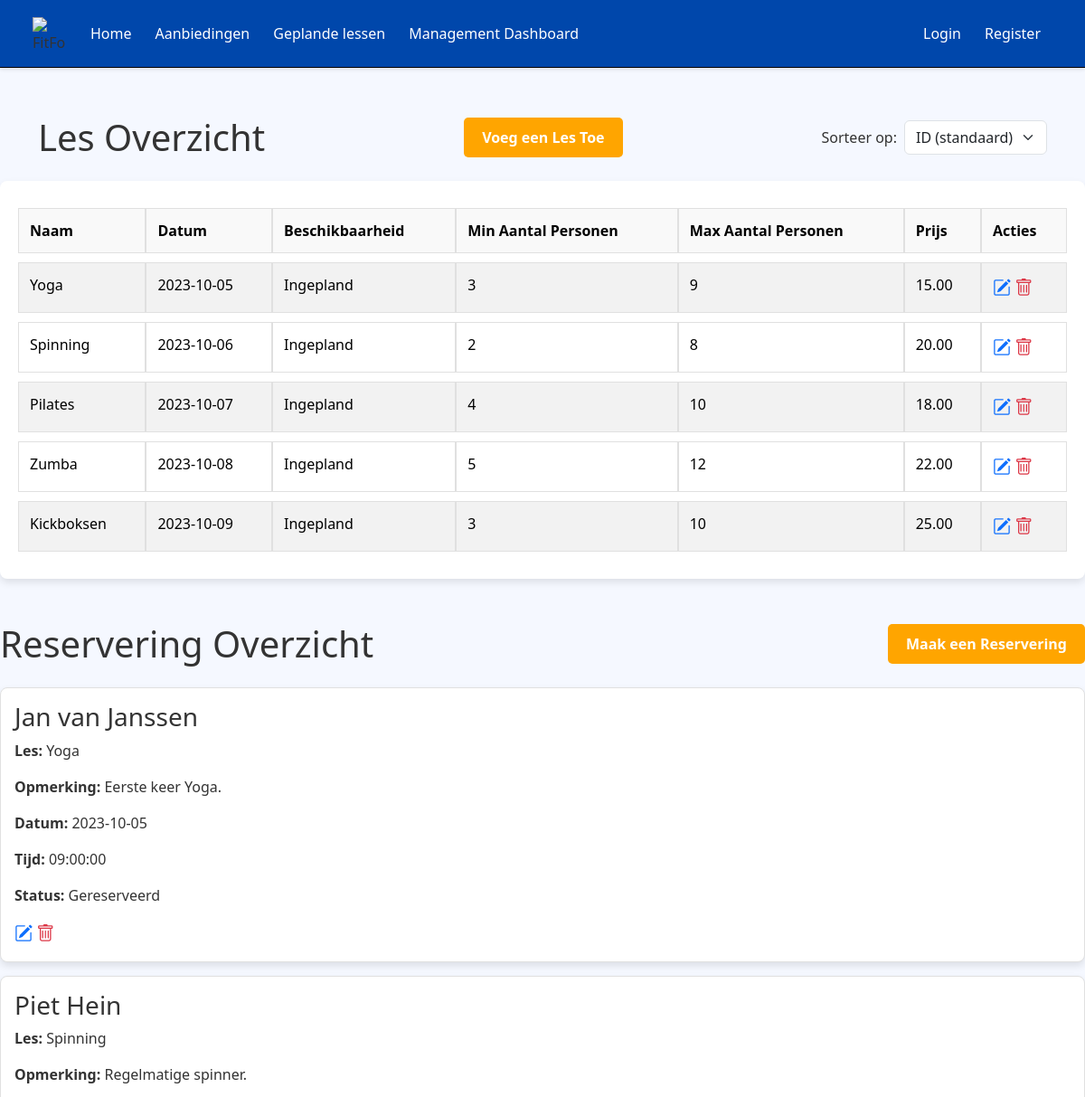
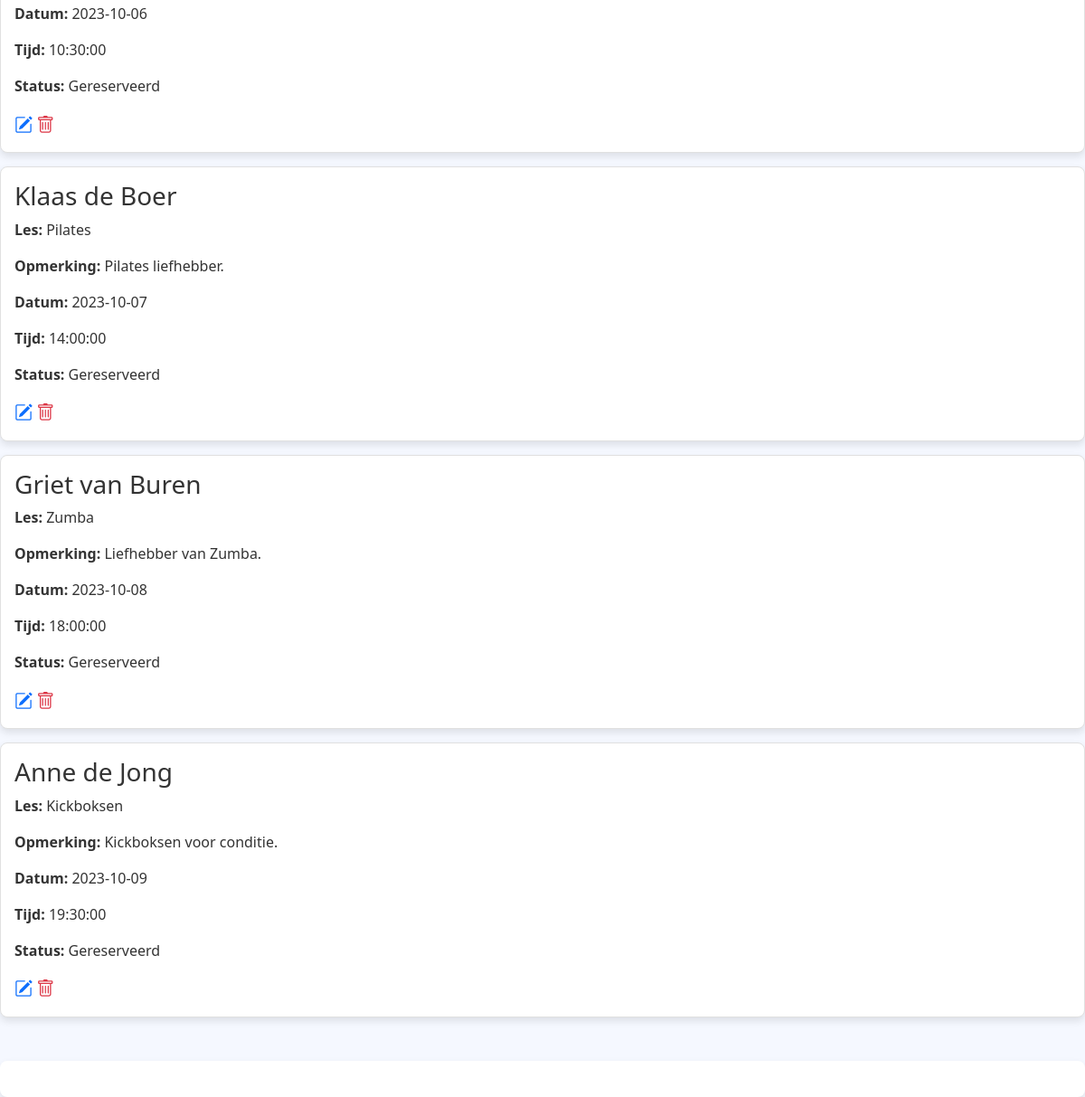
The app's page /LesOverzicht/public/lessen.php with its own data (2 pictures, top to bottom).
### tables this page shows
CREATE TABLE Les (
    Id INT NOT NULL AUTO_INCREMENT,
    Naam VARCHAR(50) NOT NULL,
    Datum DATE NOT NULL,
    Tijd TIME NOT NULL,
    MinAantalPersonen TINYINT NOT NULL,
    MaxAantalPersonen TINYINT NOT NULL,
    Beschikbaarheid VARCHAR(50) NOT NULL,
    Prijs DECIMAL(10, 2) NOT NULL,  
    Isactief BIT NOT NULL,
    Opmerking VARCHAR(250),
    Datumaangemaakt DATETIME(6) NOT NULL,
    Datumgewijzigd DATETIME(6) NOT NULL,
    PRIMARY KEY (Id)
);

CREATE TABLE Reservering (
    Id INT NOT NULL AUTO_INCREMENT,
    Voornaam VARCHAR(50) NOT NULL,
    Tussenvoegsel VARCHAR(10),
    Achternaam VARCHAR(50) NOT NULL,
    Nummer MEDIUMINT NOT NULL,
    LesId INT NOT NULL,  
    Datum DATE NOT NULL,
    Tijd TIME NOT NULL,
    Reserveringstatus VARCHAR(20) NOT NULL,
    Isactief BIT NOT NULL,
    Opmerking VARCHAR(250),
    Datumaangemaakt DATETIME(6) NOT NULL,
    Datumgewijzigd DATETIME(6) NOT NULL,
    PRIMARY KEY (Id),
    FOREIGN KEY (LesId) REFERENCES Les(Id)  
);

### LesOverzicht/public/lessen.php (the view, shortened to what this page needs)
<?php
$servername = "localhost";
$username = "root";
$password = "";
$dbname = "FitForFun";
$conn = new mysqli($servername, $username, $password, $dbname);
$sqlReservering = "SELECT r.Id, r.Voornaam, r.Tussenvoegsel, r.Achternaam, r.Opmerking, r.Datum, r.Tijd, r.Reserveringstatus, l.Naam as LesNaam FROM Reservering r JOIN Les l ON r.LesId = l.Id WHERE r.Isactief = 1";
$resultReservering = $conn->query($sqlReservering);
?>
<!DOCTYPE html>
<html lang="en">
<head>
    <link href="https://cdn.jsdelivr.net/npm/bootstrap@5.3.3/dist/css/bootstrap.min.css" rel="stylesheet">
    <link href="https://cdnjs.cloudflare.com/ajax/libs/bootstrap-icons/1.10.3/font/bootstrap-icons.min.css" rel="stylesheet">
    <link href="https://cdn.jsdelivr.net/npm/bootstrap@5.3.3/dist/css/bootstrap.min.css" rel="stylesheet">
    <link href="https://cdnjs.cloudflare.com/ajax/libs/bootstrap-icons/1.10.3/font/bootstrap-icons.min.css" rel="stylesheet">
    <link rel="stylesheet" href="style.css">
</head>
<body>
<nav class="navbar navbar-expand-lg fixed-top">
    <div class="container-fluid">
      <img class="logo"
           src="https://www.burda-forward.de/files/images/03_Media/Brands/FitForFun/BF_Media_Brands_FitForFun_logo.png"
           alt="FitForFun Logo">
      <div class="collapse navbar-collapse" id="navbarNav">
        <ul class="navbar-nav me-auto">
          <li class="nav-item">
            <a class="nav-link" href="../../Homepagina/index.php">Home</a>
          </li>
          <li class="nav-item">
            <a class="nav-link" href="../../AanbiedingenPagina/aanbiedingen.php">Aanbiedingen</a>
          </li>
          <li class="nav-item">
            <a class="nav-link" href="../../LesOverzicht/public/lessen.php">Geplande lessen</a>
          </li>
          <li class="nav-item">
            <a class="nav-link" href="../../AccountsOverzicht/login.php">Management Dashboard</a>
          </li>
        </ul>
        <?php
        if (isset($_SESSION['loggedin']) && $_SESSION['loggedin'] === true) {
          echo '<ul class="navbar-nav">
              <li class="nav-item">
                <a class="nav-link" href="../../Accountgegevens/index.php">Accountinstellingen</a>
              </li>
              <li class="nav-item">
                <a class="nav-link" href="../../AccountsOverzicht/logout.php">Uitloggen</a>
              </li>
              </ul>';
        } else {
          echo '<ul class="navbar-nav">
              <li class="nav-item">
                <a class="nav-link" href="../../AccountsOverzicht/login.php">Login</a>
              </li>
              <li class="nav-item">
                <a class="nav-link" href="../../PerPeriode/create.php">Register</a>
              </li>
              </ul>';
        }
        ?>
      </div>
    </div>
</nav>
<div class="container mt-5">
    <div class="d-flex justify-content-between align-items-center mb-4 flex-wrap">
        <h1 class="mb-0">Les Overzicht</h1>
        <a href="add_lesson.php" class="btn btn-warning ms-2 me-2">Voeg een Les Toe</a>
        <form method="GET" class="d-flex align-items-center">
            <label for="sort" class="me-2 mb-0">Sorteer op:</label>
            <select name="sort" id="sort" class="form-select w-auto" onchange="this.form.submit()">
                <option value="id_asc" <?= ($_GET['sort'] ?? '') == 'id_asc' ? 'selected' : '' ?>>ID (standaard)</option>
            </select>
        </form>
    </div>
</div>
        <table class="table table-bordered table-striped">
            <thead>
                <tr>
                    <th>Naam</th>
                    <th>Datum</th>
                    <th>Beschikbaarheid</th>
                    <th>Min Aantal Personen</th>
                    <th>Max Aantal Personen</th>
                    <th>Prijs</th>
                    <th>Acties</th>
                </tr>
            </thead>
            <tbody>
                <?php
                $sort = $_GET['sort'] ?? 'id_asc';
                switch ($sort) {
                    default:
                        $orderBy = 'Id ASC';
                        break;
                }
                $sql = "SELECT * FROM Les ORDER BY $orderBy";
                $resultLes = $conn->query($sql);
                if ($resultLes && $resultLes->num_rows > 0) {
                    while($row = $resultLes->fetch_assoc()) {
                        $opmerking = $row["Opmerking"] ?? 'Geen opmerking';
                        echo "<tr data-toggle='tooltip' title='" . htmlspecialchars($opmerking, ENT_QUOTES, 'UTF-8') . "'>";
                        echo "<td>" . $row["Naam"] . "</td>";
                        echo "<td>" . $row["Datum"] . "</td>";
                        echo "<td>" . $row["Beschikbaarheid"] . "</td>";
                        echo "<td>" . $row["MinAantalPersonen"] . "</td>";
                        echo "<td>" . $row["MaxAantalPersonen"] . "</td>";
                        echo "<td>" . $row["Prijs"] . "</td>";
                        echo "<td>";
                        echo '<a href="wijzigen_lesson.php?id=' . $row["Id"] . '" class="text-primary" title="Wijzig les"><i class="bi bi-pencil-square fs-5"></i></a>';
                        echo ' <a href="verwijder_lesson.php?id=' . $row["Id"] . '" class="text-danger" title="Verwijder les" onclick="return confirm(\'Weet je zeker dat je deze les wilt verwijderen?\')"><i class="bi bi-trash fs-5"></i></a>';
                        echo "</td>";
                        echo "</tr>";
                    }
                } else {
                    echo "<tr><td colspan='7'>Geen lessen gevonden</td></tr>";
                }
                ?>
            </tbody>
        </table>
        <div class="d-flex justify-content-between align-items-center mb-4 mt-5">
            <h1 class="mb-0">Reservering Overzicht</h1>
            <a href="add_reserveringen.php" class="btn btn-warning">Maak een Reservering</a>
        </div>
        <div class="reservations">
            <?php
            if ($resultReservering && $resultReservering->num_rows > 0) {
                while($row = $resultReservering->fetch_assoc()) {
                    echo '<div class="reservation">';
                    echo '<h3>' . $row["Voornaam"] . ' ' . $row["Tussenvoegsel"] . ' ' . $row["Achternaam"] . '</h3>';
                    echo '<p><strong>Les:</strong> ' . $row["LesNaam"] . '</p>';
                    echo '<p><strong>Opmerking:</strong> ' . $row["Opmerking"] . '</p>';
                    echo '<p><strong>Datum:</strong> ' . $row["Datum"] . '</p>';
                    echo '<p><strong>Tijd:</strong> ' . $row["Tijd"] . '</p>';
                    echo '<p><strong>Status:</strong> ' . $row["Reserveringstatus"] . '</p>';
                    echo '<a href="wijzigen_reservering.php?id=' . $row["Id"] . '" class="text-primary" title="Wijzig reservering"><i class="bi bi-pencil-square fs-5"></i></a>';
                    echo ' <a href="verwijder_reservering.php?id=' . $row["Id"] . '" class="text-danger" title="Verwijder reservering" onclick="return confirm(\'Weet je zeker dat je deze reservering wilt verwijderen?\')"><i class="bi bi-trash fs-5"></i></a>';
                    echo '</div>';
                }
            } else {
                echo '<p>Geen reserveringen gevonden</p>';
            }
            ?>
        </div>
        <div class="calendar mt-5" id="calendar">
        </div>
</body>
</html>

### LesOverzicht/public/style.css (style rules this page uses)
body { font-family: 'Segoe UI', Tahoma, Geneva, Verdana, sans-serif; margin: 0; padding-top: 80px; background: #f5f8ff; color: #333; }
.navbar { background-color: #0047ab; display: flex; align-items: center; justify-content: space-between; position: fixed; top: 0; left: 0; width: 100%; padding: 0.75rem 1.5rem; z-index: 1000; box-shadow: 0 2px 4px rgba(0, 0, 0, 0.1); }
.navbar { background-color: #0047AB; border-bottom: 1px solid black; }
.navbar .logo { width: 38px; height: 38px; margin-right: 15px; }
.nav-item { color: white; margin: 5px; }
.nav-link { color: white !important; }
.table { width: 100%; margin-bottom: 1rem; color: #333; border-collapse: separate; border-spacing: 0 10px; background-color: #ffffff; padding: 20px; border-radius: 8px; box-shadow: 0 4px 8px rgba(0, 0, 0, 0.1); }
.table th, .table td { padding: 0.75rem; vertical-align: top; border: 1px solid #e0e0e0; }
.table th { background-color: #f9f9f9; font-weight: bold; }
.calendar { display: grid; grid-template-columns: repeat(7, 1fr); gap: 10px; background-color: #ffffff; padding: 20px; border-radius: 8px; box-shadow: 0 4px 8px rgba(0, 0, 0, 0.1); }
.reservation { background-color: #ffffff; border: 1px solid #e0e0e0; padding: 15px; margin-bottom: 15px; border-radius: 8px; box-shadow: 0 4px 8px rgba(0, 0, 0, 0.1); color: #333; }
.reservation h3 { margin-top: 0; }
.btn-warning { background-color: #FFA500; border: none; color: #ffffff; font-weight: bold; padding: 10px 20px; border-radius: 5px; transition: background-color 0.3s ease; text-decoration: none; }
.navbar { background-color: #0614d4; display: flex; align-items: center; justify-content: space-between; position: fixed; top: 0; left: 0; width: 100%; z-index: 1000; box-shadow: 0 2px 4px rgba(0, 0, 0, 0.1); }
.navbar .logo { width: 36px; height: 36px; }

### records on screen
les: Naam "Yoga", Datum "2023-10-05", Beschikbaarheid "Ingepland", MinAantalPersonen "3", MaxAantalPersonen "9", Prijs "15.00"
les: Naam "Spinning", Datum "2023-10-06", Beschikbaarheid "Ingepland", MinAantalPersonen "2", MaxAantalPersonen "8", Prijs "20.00"
les: Naam "Pilates", Datum "2023-10-07", Beschikbaarheid "Ingepland", MinAantalPersonen "4", MaxAantalPersonen "10", Prijs "18.00"
les: Naam "Zumba", Datum "2023-10-08", Beschikbaarheid "Ingepland", MinAantalPersonen "5", MaxAantalPersonen "12", Prijs "22.00"
les: Naam "Kickboksen", Datum "2023-10-09", Beschikbaarheid "Ingepland", MinAantalPersonen "3", MaxAantalPersonen "10", Prijs "25.00"
reservering: Voornaam "Jan", Tussenvoegsel "van", Achternaam "Janssen", LesId.Naam "Yoga", Opmerking "Eerste keer Yoga.", Datum "2023-10-05", Tijd "09:00:00", Reserveringstatus "Gereserveerd"
reservering: Voornaam "Piet", Achternaam "Hein", LesId.Naam "Spinning", Opmerking "Regelmatige spinner.", Datum "2023-10-06", Tijd "10:30:00", Reserveringstatus "Gereserveerd"
reservering: Voornaam "Klaas", Tussenvoegsel "de", Achternaam "Boer", LesId.Naam "Pilates", Opmerking "Pilates liefhebber.", Datum "2023-10-07", Tijd "14:00:00", Reserveringstatus "Gereserveerd"
reservering: Voornaam "Griet", Tussenvoegsel "van", Achternaam "Buren", LesId.Naam "Zumba", Opmerking "Liefhebber van Zumba.", Datum "2023-10-08", Tijd "18:00:00", Reserveringstatus "Gereserveerd"
reservering: Voornaam "Anne", Tussenvoegsel "de", Achternaam "Jong", LesId.Naam "Kickboksen", Opmerking "Kickboksen voor conditie.", Datum "2023-10-09", Tijd "19:30:00", Reserveringstatus "Gereserveerd"
